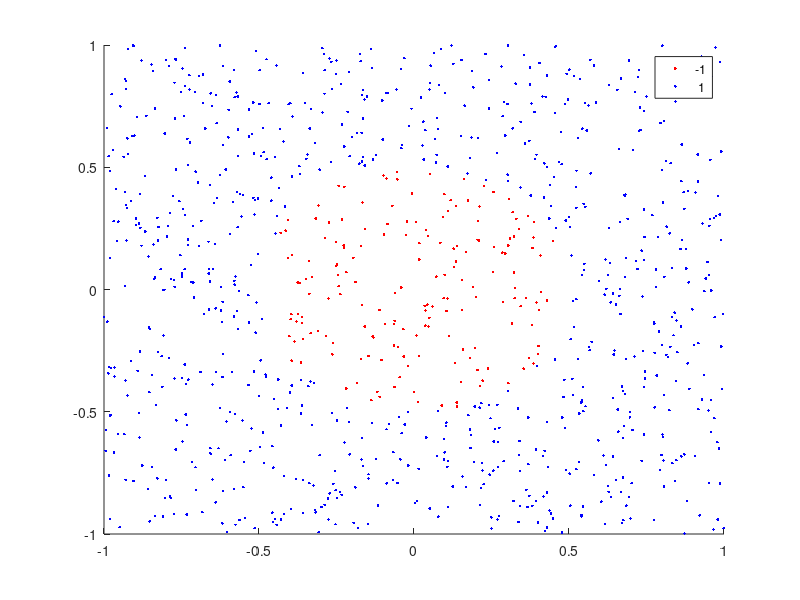

Write the MATLAB code that produced this figure.
close all

x = -1 + 2*rand(1000,2);
r = sqrt(x(:,1).*x(:,1)+x(:,2).*x(:,2));
y = (r > 0.5)*2-1;

figure;
h(1:2) = gscatter(x(:,1),x(:,2),y,'rb','.');
hold on

%Train the SVM Classifier
predictor = fitcsvm(x,y,'KernelFunction','rbf',...
    'BoxConstraint',Inf,'ClassNames',[-1,1]);

yp = predict(predictor,x);
errors = abs(y-yp);
sum(errors)